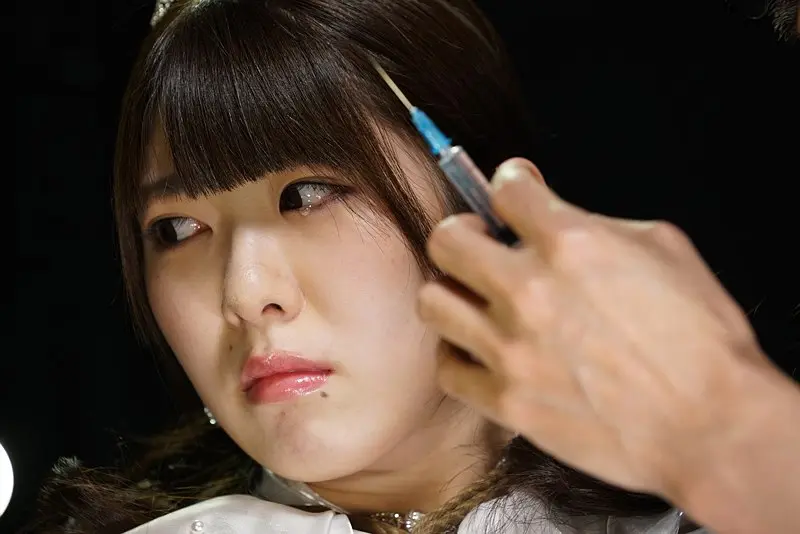
#> input picture img.png, 800 x 534 px
$ python '人脸检测.py'
#> lines starting #> are read from the running program, lines starting #| are printed output that depends on the picture; after the words box and inside, x2 and y2 are one past the last pixel; in counts of white or black regions, pixels touching at a corner belong together
#导入cv 模块
import cv2 as cv

#读取图片
img = cv.imread('img.png')
#> img is the input picture: shape (534, 800, 3); mean B, G, R 58, 71.3, 90.1

#建立一个检测函数
def face_detect_demo():
    gray = cv.cvtColor(img,cv.COLOR_BGR2GRAY)
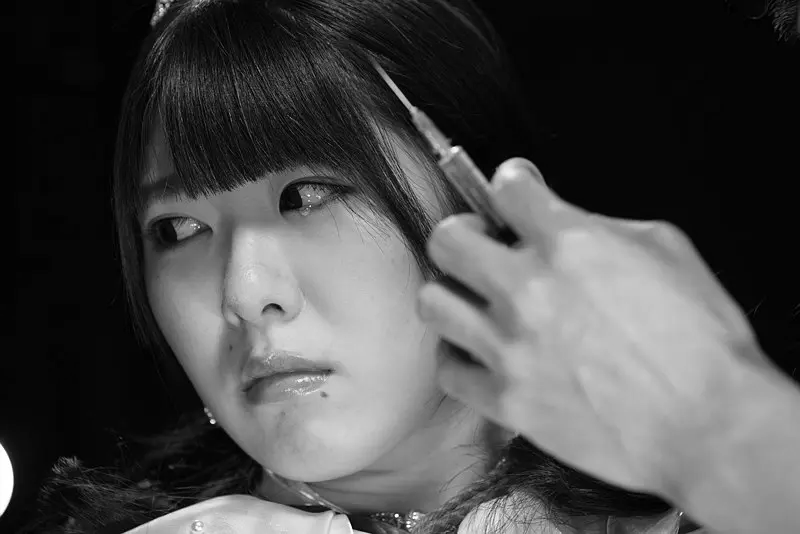
#> gray: shape (534, 800); min 0, max 255, mean 75.4
    #调用opencv 中自带的人家已经训练好的分类器
    face_detect = cv.CascadeClassifier('C:/anaconda/Lib/site-packages/cv2/data/haarcascade_frontalface_alt2.xml')

    # 参数详解  图像，每次遍历后的缩放倍数，检测几次确定都有人脸才能确定，
    face = face_detect.detectMultiScale(gray,1.01,5,0,(300,300),)
#> face = [[86, 97, 355, 355]]
    for x,y,w,h in face:
        cv.rectangle(img,(x,y),(x+w,y+h),color=(0,0,255),thickness=3)
#> this loop made 1 pass
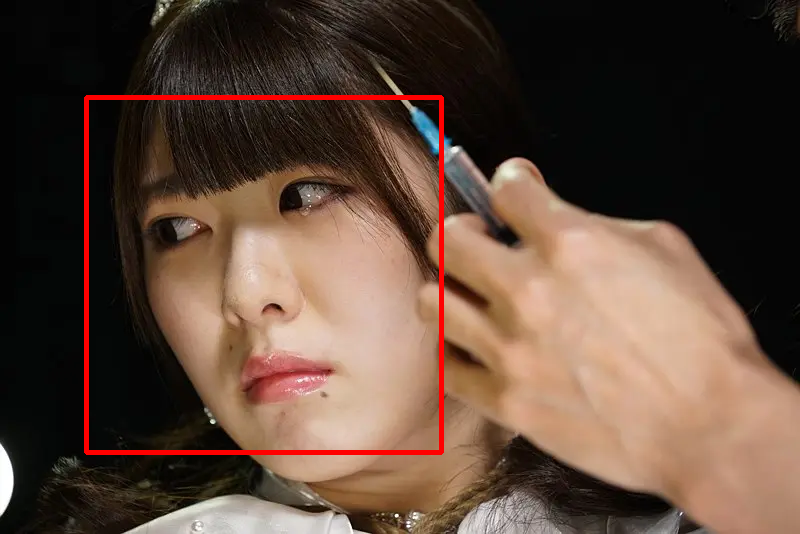
#> img: shape (534, 800, 3); 1.66% of pixels changed, all inside (x1, y1, x2, y2) = (84, 95, 444, 455)
    cv.imshow('result',img)
#显示图片
cv.imshow('read_img',img)
face_detect_demo()
#等待  0 无线等待， 具体数字，在具体数字达到后关闭

#等待键盘
while True:
    if ord(' ')== cv.waitKey(0):
#> (key Esc is pressed here)
        break
#cv.waitKey(0)


#保持一个好的习惯，用完之后释放内存
cv.destroyAllWindows()

$ run again, with face1.png copied over img.png
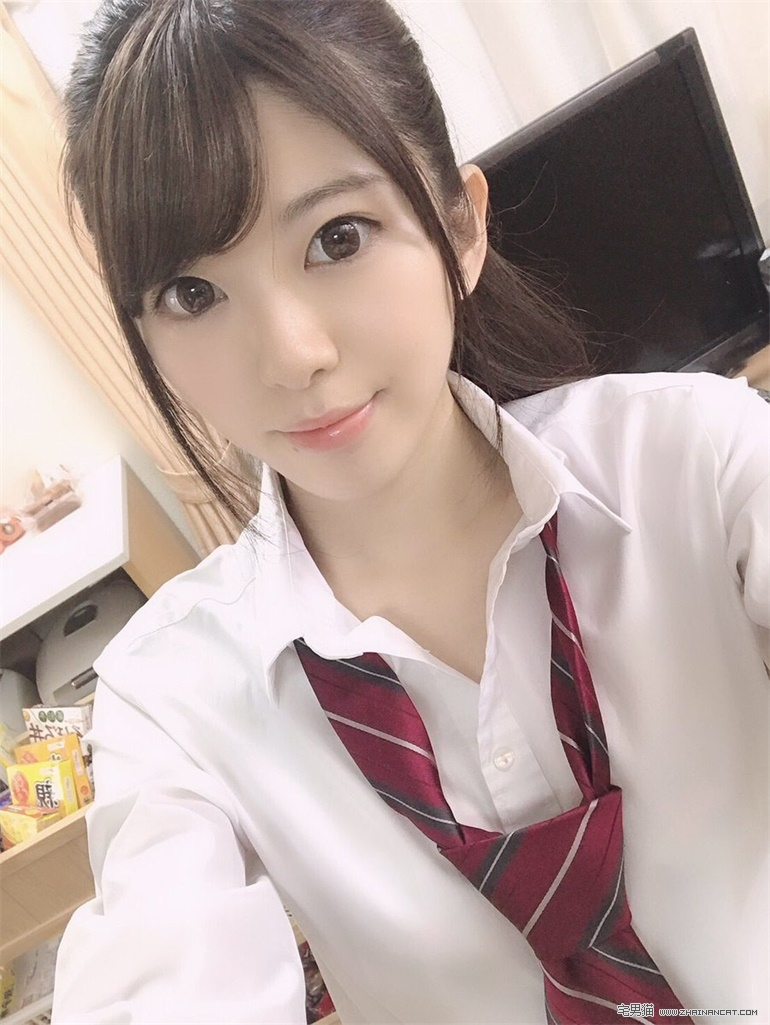
#> input picture face1.png, 770 x 1025 px
#> img is the input picture: shape (1025, 770, 3); mean B, G, R 156.7, 162.1, 180.3
#> in face_detect_demo, `gray = cv.cvtColor(img,cv.COLOR_BGR2GRAY)`:
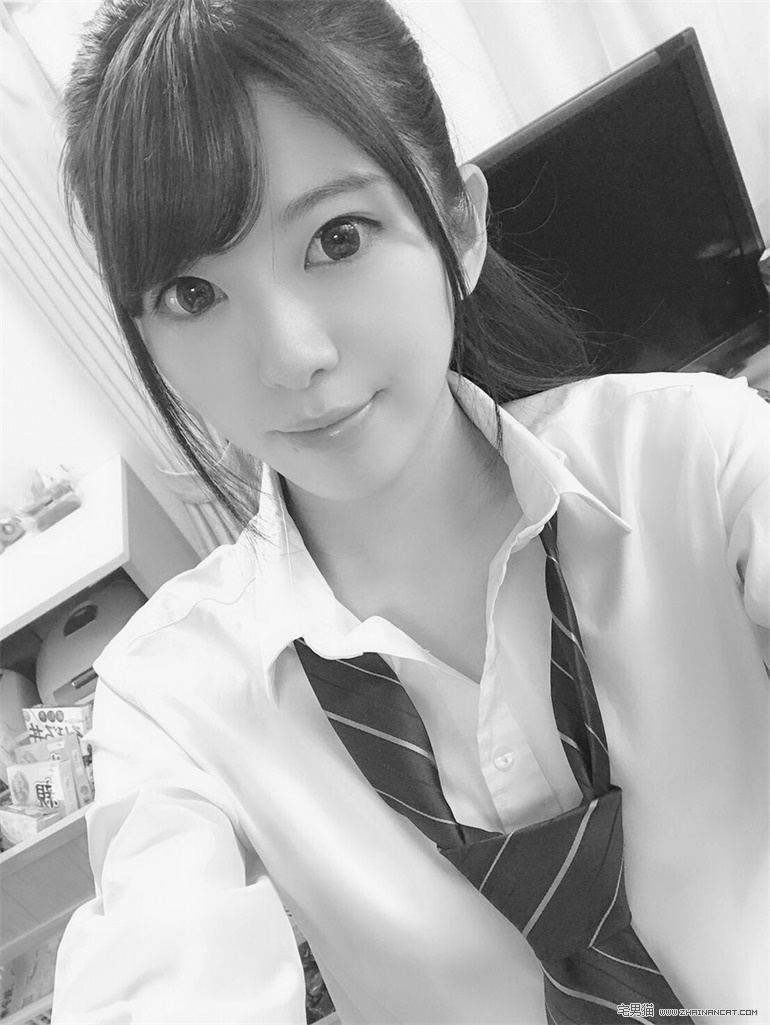
#> gray: shape (1025, 770); min 5, max 254, mean 167
#> face = ()

$ run again, with face2.png copied over img.png
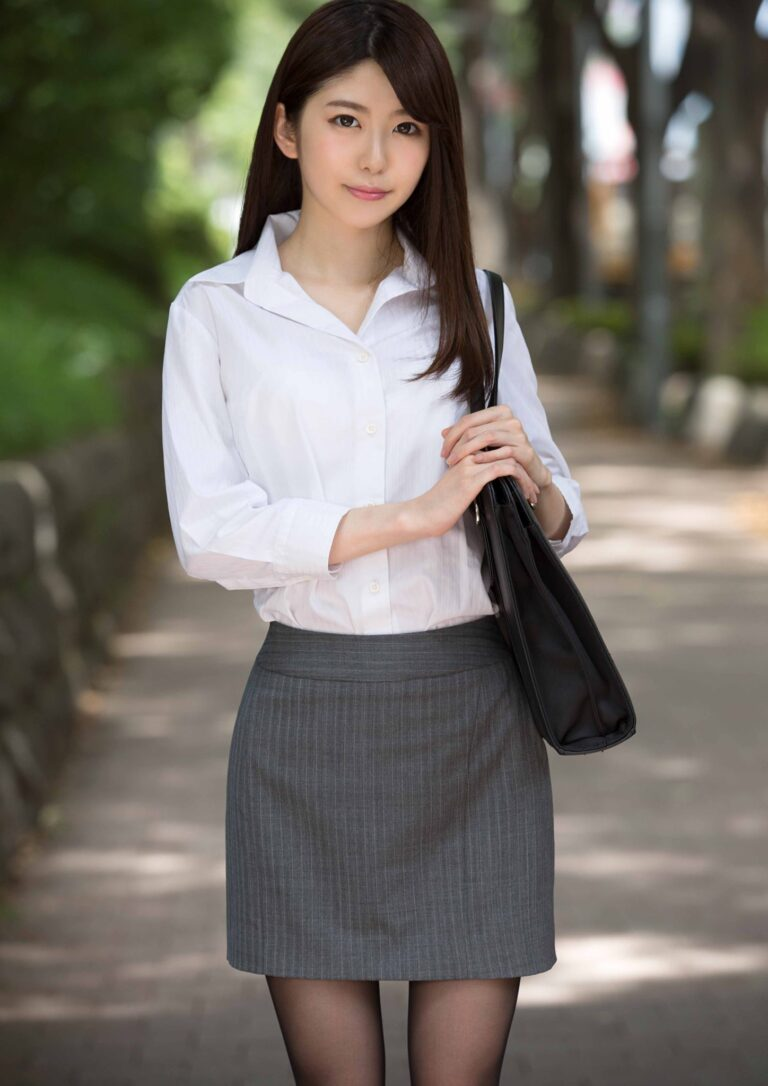
#> input picture face2.png, 768 x 1086 px
#> img is the input picture: shape (1086, 768, 3); mean B, G, R 100.3, 109.1, 114.1
#> in face_detect_demo, `gray = cv.cvtColor(img,cv.COLOR_BGR2GRAY)`:
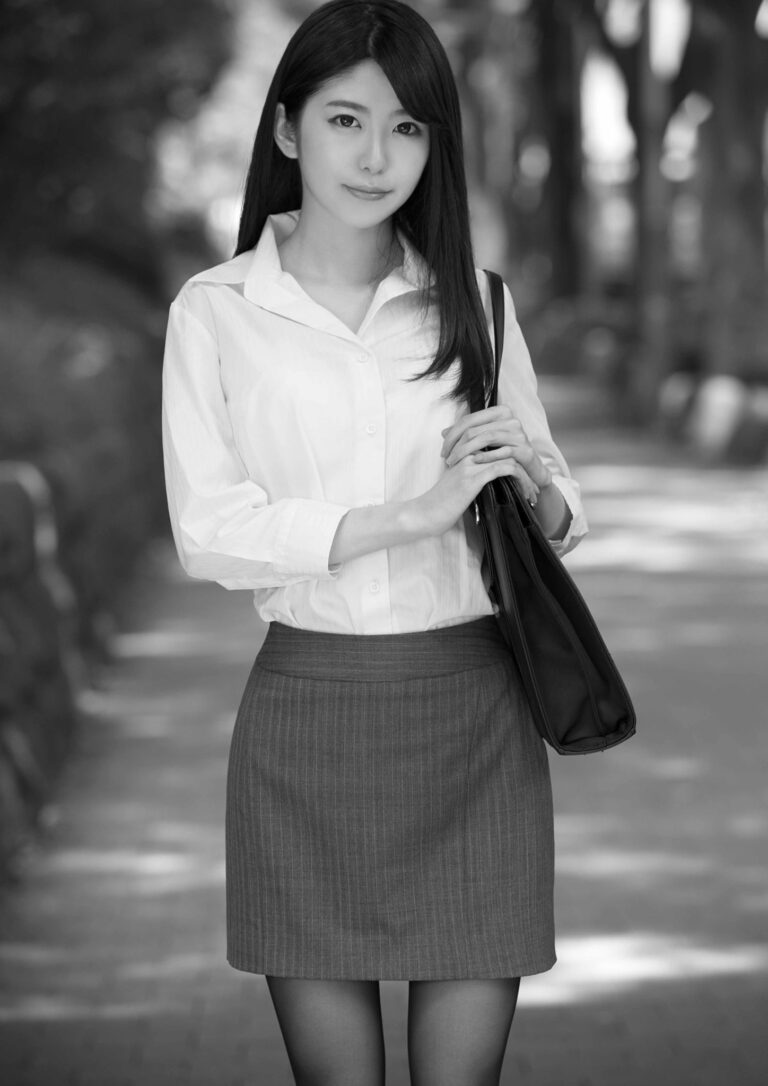
#> gray: shape (1086, 768); min 0, max 255, mean 109.6
#> face = ()
